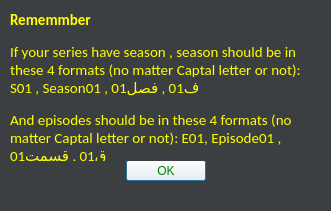
<?xml version="1.0" encoding="UTF-8"?>
<ui version="4.0">
 <class>Dialog</class>
 <widget class="QDialog" name="Dialog">
  <property name="geometry">
   <rect>
    <x>0</x>
    <y>0</y>
    <width>331</width>
    <height>211</height>
   </rect>
  </property>
  <property name="windowTitle">
   <string>Help</string>
  </property>
  <property name="styleSheet">
   <string notr="true">background-color:#3C3F41;color:green</string>
  </property>
  <widget class="QDialogButtonBox" name="buttonBox">
   <property name="geometry">
    <rect>
     <x>10</x>
     <y>160</y>
     <width>311</width>
     <height>21</height>
    </rect>
   </property>
   <property name="cursor">
    <cursorShape>PointingHandCursor</cursorShape>
   </property>
   <property name="layoutDirection">
    <enum>Qt::LeftToRight</enum>
   </property>
   <property name="styleSheet">
    <string notr="true">background-color:white</string>
   </property>
   <property name="orientation">
    <enum>Qt::Horizontal</enum>
   </property>
   <property name="standardButtons">
    <set>QDialogButtonBox::Ok</set>
   </property>
   <property name="centerButtons">
    <bool>true</bool>
   </property>
  </widget>
  <widget class="QLabel" name="LabelRememmber">
   <property name="geometry">
    <rect>
     <x>10</x>
     <y>10</y>
     <width>301</width>
     <height>151</height>
    </rect>
   </property>
   <property name="sizePolicy">
    <sizepolicy hsizetype="Fixed" vsizetype="Fixed">
     <horstretch>0</horstretch>
     <verstretch>0</verstretch>
    </sizepolicy>
   </property>
   <property name="font">
    <font>
     <family>Calibri</family>
     <pointsize>11</pointsize>
     <weight>50</weight>
     <bold>false</bold>
     <stylestrategy>PreferDefault</stylestrategy>
    </font>
   </property>
   <property name="statusTip">
    <string>NOTE!!!</string>
   </property>
   <property name="styleSheet">
    <string notr="true">overflow : auto;color:yellow</string>
   </property>
   <property name="text">
    <string>&lt;html&gt;&lt;head/&gt;&lt;body&gt;&lt;p&gt;&lt;span style=&quot; font-weight:600;&quot;&gt;Rememmber&lt;/span&gt;&lt;/p&gt;&lt;p&gt;If your series have season , season should be in these 4 formats (no matter Captal letter or not): S01 , Season01 , ف01 , فصل01&lt;/p&gt;&lt;p&gt;And episodes should be in these 4 formats (no matter Captal letter or not): E01, Episode01 , ق01 , قسمت01&lt;/p&gt;&lt;/body&gt;&lt;/html&gt;</string>
   </property>
   <property name="scaledContents">
    <bool>true</bool>
   </property>
   <property name="alignment">
    <set>Qt::AlignLeading|Qt::AlignLeft|Qt::AlignTop</set>
   </property>
   <property name="wordWrap">
    <bool>true</bool>
   </property>
  </widget>
 </widget>
 <resources/>
 <connections>
  <connection>
   <sender>buttonBox</sender>
   <signal>accepted()</signal>
   <receiver>Dialog</receiver>
   <slot>close()</slot>
   <hints>
    <hint type="sourcelabel">
     <x>165</x>
     <y>160</y>
    </hint>
    <hint type="destinationlabel">
     <x>165</x>
     <y>96</y>
    </hint>
   </hints>
  </connection>
 </connections>
</ui>
